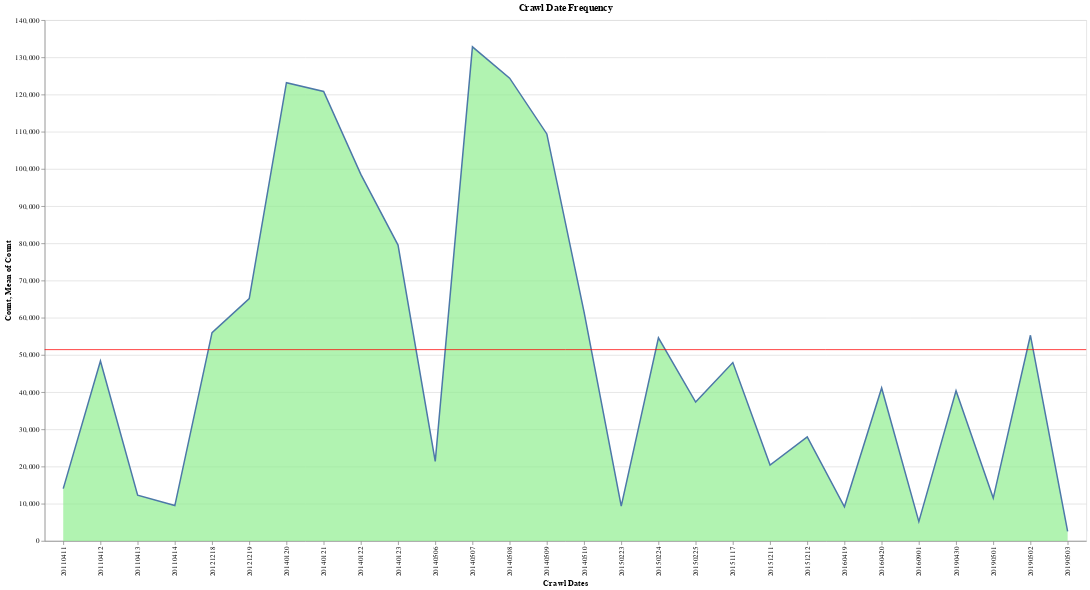

Source (notebook cell):
### Markdown cell above
### What are the most frequent crawl dates?

### Code cell
crawl_dates = webgraph['crawl_date'].value_counts().rename_axis('Crawl Dates').reset_index(name='Count')

area = alt.Chart(crawl_dates).mark_area(
    color="lightgreen",
    line=True
).encode(
    x='Crawl Dates:O',
    y='Count:Q',
)

count_mean = alt.Chart(crawl_dates).mark_rule(color='red').encode(
    y='mean(Count):Q'
)

(area + count_mean).properties(width=1400, height=700, title='Crawl Date Frequency')

### Figure 1 — Vega-Lite specification as saved in the notebook (floating-point values rounded to 4 significant figures)
{"config": {"view": {"continuousWidth": 400, "continuousHeight": 300}}, "layer": [{"mark": {"type": "area", "color": "lightgreen", "line": true}, "encoding": {"x": {"type": "ordinal", "field": "Crawl Dates"}, "y": {"type": "quantitative", "field": "Count"}}}, {"mark": {"type": "rule", "color": "red"}, "encoding": {"y": {"type": "quantitative", "aggregate": "mean", "field": "Count"}}}], "data": {"name": "data-489af3e4abc06923bd369e9a3f859c1d"}, "height": 700, "title": "Crawl Date Frequency", "width": 1400, "$schema": "https://vega.github.io/schema/vega-lite/v4.0.2.json", "datasets": {"data-489af3e4abc06923bd369e9a3f859c1d": [{"Crawl Dates": "20140507", "Count": 132807}, {"Crawl Dates": "20140508", "Count": 124398}, {"Crawl Dates": "20140120", "Count": 123178}, {"Crawl Dates": "20140121", "Count": 120806}, {"Crawl Dates": "20140509", "Count": 109400}, {"Crawl Dates": "20140122", "Count": 98520}, {"Crawl Dates": "20140123", "Count": 79520}, {"Crawl Dates": "20121219", "Count": 65145}, {"Crawl Dates": "20140510", "Count": 61574}, {"Crawl Dates": "20121218", "Count": 55982}, {"Crawl Dates": "20190502", "Count": 55275}, {"Crawl Dates": "20150224", "Count": 54571}, {"Crawl Dates": "20110412", "Count": 48355}, {"Crawl Dates": "20151117", "Count": 47948}, {"Crawl Dates": "20160420", "Count": 41106}, {"Crawl Dates": "20190430", "Count": 40340}, {"Crawl Dates": "20150225", "Count": 37323}, {"Crawl Dates": "20151212", "Count": 27947}, {"Crawl Dates": "20140506", "Count": 21378}, {"Crawl Dates": "20151211", "Count": 20366}, {"Crawl Dates": "20110411", "Count": 14045}, {"Crawl Dates": "20110413", "Count": 12298}, {"Crawl Dates": "20190501", "Count": 11517}, {"Crawl Dates": "20110414", "Count": 9497}, {"Crawl Dates": "20150223", "Count": 9334}, {"Crawl Dates": "20160419", "Count": 9162}, {"Crawl Dates": "20160901", "Count": 5187}, {"Crawl Dates": "20190503", "Count": 2533}]}}
